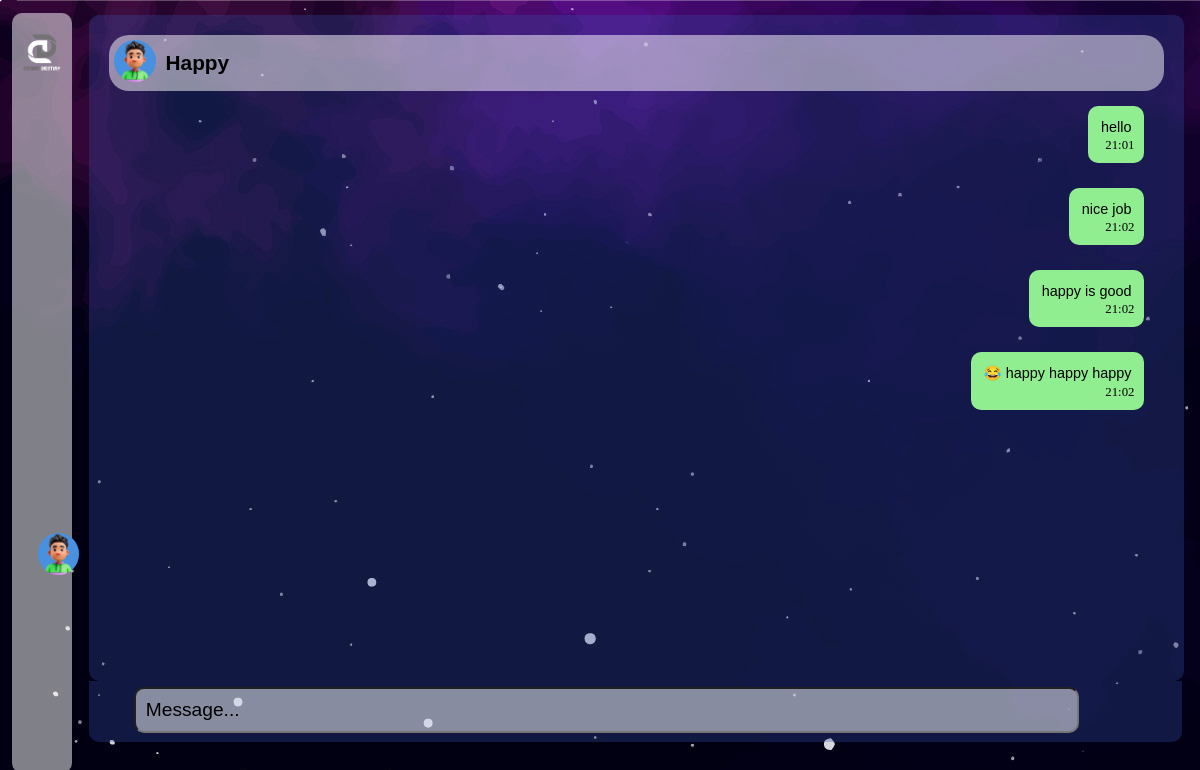
The app's page /chat.php, older data.
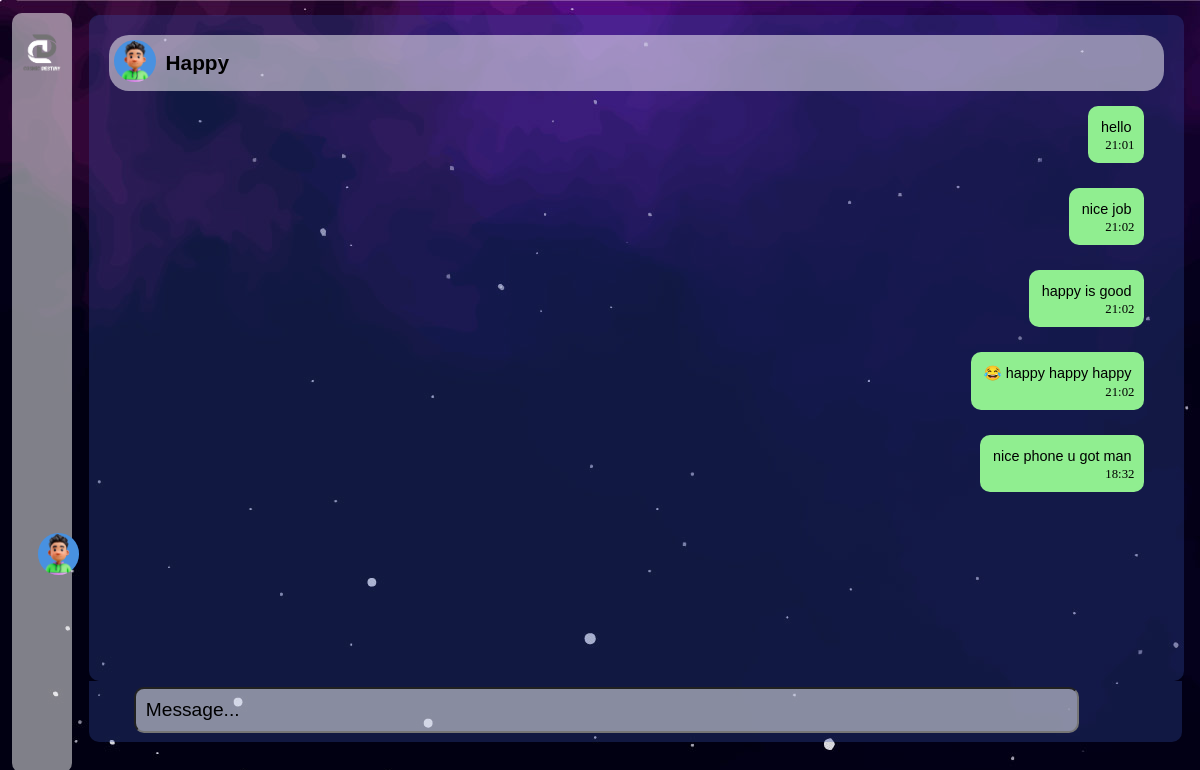
The same page, newer data.
### tables this page shows
CREATE TABLE "chat" (
	"username"	TEXT NOT NULL,
	"message"	TEXT
, "date"	TEXT);

### chat.php (the view, shortened to what this page needs)
<!DOCTYPE html>
<html lang="en">
<head>
    <link rel="stylesheet" type="text/css" href="chat.css">
</head>
<body style="background:url('img/bg.jpg');">
    <div class="main-con">
        <div class="side-bar">
            <div class="logo-con">
                <img class="logo" src="img/logo.png" alt="logo">
            </div>
            <div class="elements">
            </div>
            <div class="profile-con">
                <a class="anchor ele" href="#"><i class="fi fi-rr-bell ele noti"></i></a>
                <a class="anchor" href="#"><img class="profile_img" src="img/profile.jpg" alt="profile-img"></a>
            </div>
        </div>
        <div class="all-con">
            <div id="message-con">
                <div class="nav">
                    <a href="chat.php"><img src="img/profile.jpg" alt="profile_pic"></a>
                    <?php
                    $name = "Happy";
                    echo '<li id="name">' . $name . '</li>';
                    ?>
                </div>
                <?php
                try {
                    $pdo = new PDO("sqlite:celestial_connections.db");
                    $query2 = $pdo->prepare('SELECT message, date FROM chat WHERE username = :username');
                    $query2->bindValue(':username', $name, PDO::PARAM_STR);
                    $query2->execute();
                    $messages = $query2->fetchAll(PDO::FETCH_ASSOC);
                } catch (PDOException $e) {
                    echo "Error: " . $e->getMessage();
                }
                if ($messages) {
                    foreach ($messages as $message) {
                        echo '<div class="message">';
                        echo '<p class="main_message">' . htmlspecialchars($message['message']) . '</p>';
                        echo '<label class="time">' . htmlspecialchars($message['date']) . '</label>';
                        echo '</div>';
                    }
                } else {
                }
                ?>
            </div>
            <div class="send-con">
                <div class="logos">
                    <i class="fi fi-rr-smile logo2" onclick="show_emojis()"></i>
                    <input onclick="disappear()" id="in" name="message" type="text" value="Message..."
                        onkeydown="message_send(event)">
                    <i class="fi fi-rs-rocket-lunch logo2 send_btn" id="send" onclick="send()"></i>
                </div>
            </div>
        </div>
    </div>
</body>
</html>

### chat.css (style rules this page uses)
body { margin: 0; width: 100%; }
.main-con { display: flex; overflow-y: hidden; }
.side-bar { width: 5%; background-color: rgba(255, 255, 255, 0.5); height: 95vh; margin-top: 13px; border-radius: 10px; margin-left: 12px; position: sticky; top: 0; }
.logo-con { height: 30vh; }
.logo { width: 100%; margin-top: 10px; }
.elements { display: flex; flex-direction: column; }
.ele { font-size: 1.5rem; margin-top: 20px; height: 55px; }
.anchor { text-decoration: none; color: white; margin: auto; }
.profile-con { margin-top: 95px; }
.profile_img { margin-top: 20px; width: 70%; margin-left: 8.5px; border-radius: 50px; }
.all-con { width: 93%; margin-left: 17px; }
.nav { position: relative; top: 10px; display: flex; font-family: sans-serif; align-items: center; background-color: rgba(255, 255, 255, 0.5); margin: 0px; padding: 5px; border-radius: 20px; }
.nav a { text-decoration: none; color: white; width: 4%; }
.nav img { width: 100%; border-radius: 100px; }
.nav li { list-style: none; font-weight: bold; font-size: 1.3rem; margin-left: 10px; }
#message-con { margin-top: 15px; padding-left: 20px; padding-right: 20px; padding-top: 10px; border-radius: 10px; width: 95%; height: 82vh; background-color: rgba(54, 82, 173, 0.3); overflow-y: scroll; }
#in { width: 85%; position: relative; top: 6px; padding-left: 10px; margin-left: 20px; font-size: 1.2rem; height: 40px; border-radius: 10px; color: black; background-color: rgba(255, 255, 255, 0.5); }
.send-con { position: sticky; bottom: 0; }
.logo2 { font-size: 2rem; margin-left: 15px; position: relative; top: 8px; color: white; cursor: pointer; padding: 5px; height: 0px; }
.logos { padding-bottom: 15px; border-bottom-left-radius: 10px; border-bottom-right-radius: 10px; width: 98.4%; background-color: rgba(54, 82, 173, 0.3); display: flex; }
.message { display: flex; flex-direction: column; background-color: lightgreen; color: black; padding: 10px; max-width: max-content; border-radius: 10px; margin-left: auto; margin-top: 25px; margin-right: 20px; margin-bottom: 25px; }
.main_message { margin: 3px; font-family: sans-serif; font-size: 0.9rem; }
.time { margin-left: auto; font-size: 0.8rem; }

Row changes from the older to the newer data that the page shows:
added chat: message "nice phone u got man", date "18:32"
